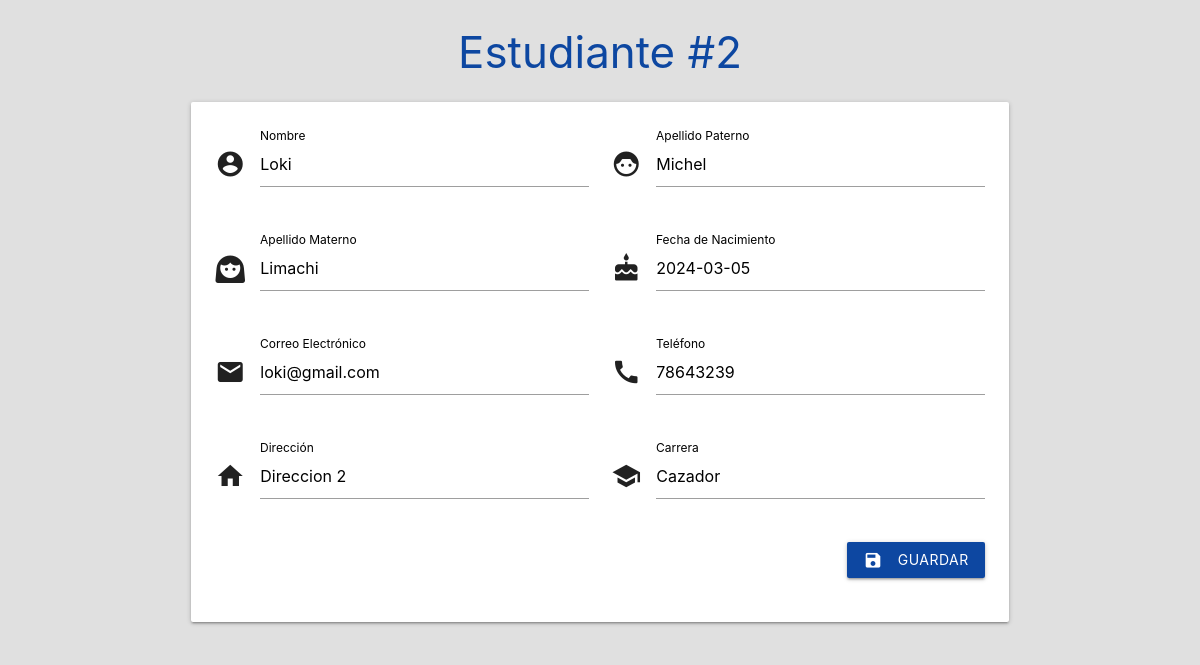
The page /upb-students/editar_estudiante.php?codigo=2 on the database its author committed.
### tables this page shows
CREATE TABLE `estudiantes` (
  `Codigo` int(80) NOT NULL,
  `Nombre` varchar(80) NOT NULL,
  `Apellido_Paterno` varchar(80) NOT NULL,
  `Apellido_Materno` varchar(80) NOT NULL,
  `Fecha_de_Nacimiento` varchar(80) NOT NULL,
  `Correo_electronico` varchar(80) NOT NULL,
  `Telefono` int(80) NOT NULL,
  `Direccion` varchar(80) NOT NULL,
  `Carrera` varchar(80) NOT NULL
);

### upb-students/editar_estudiante.php (the view, shortened to what this page needs)
<?php
if (isset($_GET['codigo'])) {
    $codigo = $_GET['codigo'];
    $servername = "localhost";
    $username = "root";
    $password = "";
    $database = "registro";
    $conn = new mysqli($servername, $username, $password, $database);
    $sql = "SELECT * FROM estudiantes WHERE Codigo='$codigo'";
    $result = $conn->query($sql);
    if ($result->num_rows > 0) {
        $row = $result->fetch_assoc();
?>
        <!DOCTYPE html>
        <html lang="en">
        <head>
            <link rel="stylesheet" href="https://cdnjs.cloudflare.com/ajax/libs/materialize/1.0.0/css/materialize.min.css">
        </head>
        <body class="grey lighten-2">
            <div class="container">
                <h3 class="blue-text text-darken-4 center-align">Estudiante #<?php echo $codigo; ?></h3>
                <div class="row">
                    <form class="col s12" action="actualizar_estudiante.php" method="POST">
                        <div class="card-panel">
                            <div class="row">
                                <div class="input-field col s6">
                                    <i class="material-icons prefix">account_circle</i>
                                    <input type="text" id="nombre" name="nombre" value="<?php echo $row['Nombre']; ?>" required>
                                    <label for="nombre">Nombre</label>
                                </div>
                                <div class="input-field col s6">
                                    <i class="material-icons prefix">face_6</i>
                                    <input type="text" id="apellido_paterno" name="apellido_paterno" value="<?php echo $row['Apellido_Paterno']; ?>" required>
                                    <label for="apellido_paterno">Apellido Paterno</label>
                                </div>
                            </div>
                            <div class="row">
                                <div class="input-field col s6">
                                    <i class="material-icons prefix">face_3</i>
                                    <input type="text" id="apellido_materno" name="apellido_materno" value="<?php echo $row['Apellido_Materno']; ?>" required>
                                    <label for="apellido_materno">Apellido Materno</label>
                                </div>
                                <div class="input-field col s6">
                                    <i class="material-icons prefix">cake</i>
                                    <input type="text" id="fecha_nacimiento" name="fecha_nacimiento" value="<?php echo $row['Fecha_de_Nacimiento']; ?>" required>
                                    <label for="fecha_nacimiento">Fecha de Nacimiento</label>
                                </div>
                            </div>
                            <div class="row">
                                <div class="input-field col s6">
                                    <i class="material-icons prefix">mail</i>
                                    <input type="email" id="correo_electronico" name="correo_electronico" value="<?php echo $row['Correo_electronico']; ?>" required>
                                    <label for="correo_electronico">Correo Electrónico</label>
                                </div>
                                <div class="input-field col s6">
                                    <i class="material-icons prefix">call</i>
                                    <input type="tel" id="telefono" name="telefono" value="<?php echo $row['Telefono']; ?>" required>
                                    <label for="telefono">Teléfono</label>
                                </div>
                            </div>
                            <div class="row">
                                <div class="input-field col s6">
                                    <i class="material-icons prefix">home</i>
                                    <input type="text" id="direccion" name="direccion" value="<?php echo $row['Direccion']; ?>" required>
                                    <label for="direccion">Dirección</label>
                                </div>
                                <div class="input-field col s6">
                                    <i class="material-icons prefix">school</i>
                                    <input type="text" id="carrera" name="carrera" value="<?php echo $row['Carrera']; ?>" required>
                                    <label for="carrera">Carrera</label>
                                </div>
                            </div>
                            <div class="row">
                                <div class="col s12">
                                    <button type="submit" class="btn blue darken-4" style="float: right;"><i class="material-icons left">save</i>Guardar</button>
                                </div>
                            </div>
                        </div>
                    </form>
                </div>
            </div>
        </body>
        </html>
<?php
    } else {
        echo "Estudiante no encontrado";
    }
} else {
    echo "No se proporcionó un código de estudiante";
}
?>

### upb-students/editar_estudiante.php (style rules this page uses)
.input-field label { color: #000 !important; }

### rows shown on the page
estudiantes: nombre "Loki", apellido_paterno "Michel", apellido_materno "Limachi", fecha_nacimiento "2024-03-05", correo_electronico "loki@gmail.com", telefono "78643239", direccion "Direccion 2", carrera "Cazador"

### other values the page prints
$codigo "2"
